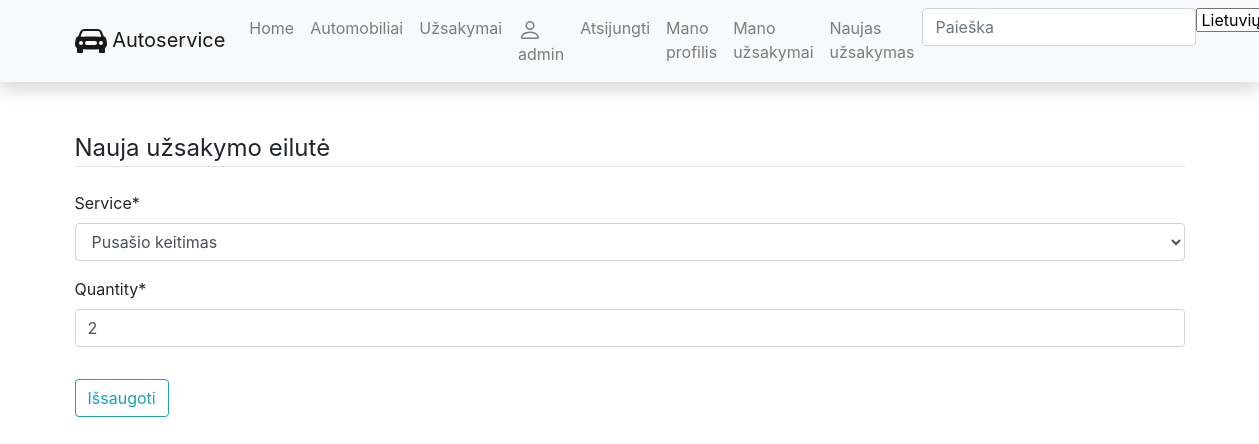
Page /lt/uzsakymai/11/updateline/24 (signed in) on the earlier database version.
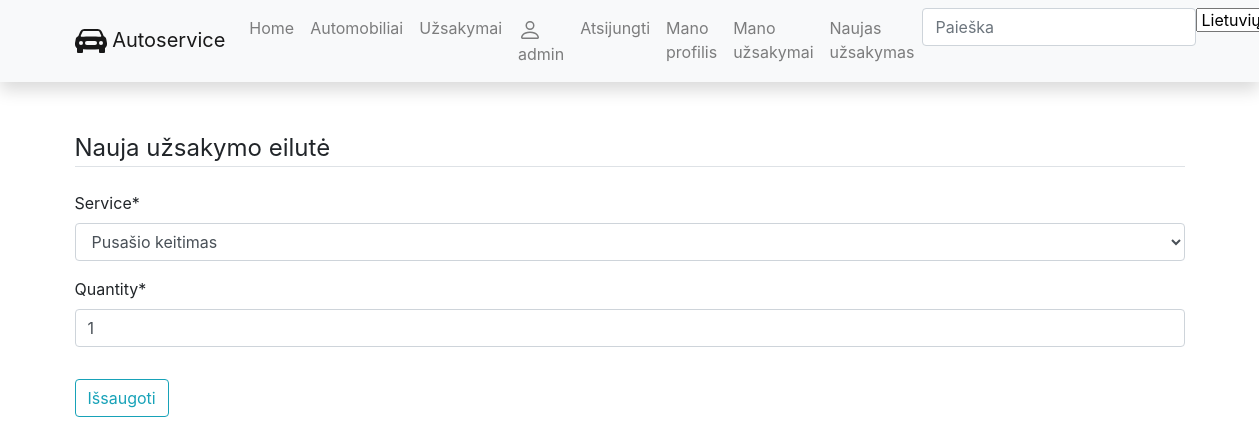
Same page on the later database version.
### autoservice/models.py (models this page shows, shortened)
class UzsakymoEilute(models.Model):
    uzsakymas = models.ForeignKey(verbose_name=_("Order"), to="Uzsakymas", on_delete=models.CASCADE, null=True, related_name="eilutes")
    paslauga = models.ForeignKey(verbose_name=_("Service"), to="Paslauga", on_delete=models.SET_NULL, null=True)
    kiekis = models.IntegerField(_("Quantity"))
    def suma(self):
        return self.kiekis * self.paslauga.kaina
    suma.short_description = _("Sum")
    class Meta:
        verbose_name = _("Order Line")
        verbose_name_plural = _("Order Lines")

### autoservice/views.py (the view, shortened to what this page needs)
# urls.py: path('uzsakymai/<int:pk2>/updateline/<int:pk>', views.MyUzsakymoEiluteUpdateView.as_view(), name="manouzsakymas_updateline"),
class MyUzsakymoEiluteUpdateView(LoginRequiredMixin, UserPassesTestMixin, generic.UpdateView):
    model = UzsakymoEilute
    fields = ['paslauga', 'kiekis']
    template_name = 'uzsakymoeilute_form.html'
    def test_func(self):
        uzsakymas = Uzsakymas.objects.get(pk=self.kwargs['pk2'])
        atsakymas = self.request.user == uzsakymas.vartotojas
        return atsakymas

### autoservice/models.py (called while the page is built)
    def __str__(self):
        return f"{self.pavadinimas}"

### autoservice/templates/uzsakymoeilute_form.html (shortened to what this page needs)
{% extends "base.html" %}
{% block content %}
{% load crispy_forms_tags %}
<div class="content-section">
    <form method="POST">
    <fieldset class="form-group">
        <legend class="border-bottom mb-4">Nauja užsakymo eilutė</legend>
        {{ form|crispy }}
    </fieldset>
    <div class="form-group">
            <button class="btn btn-outline-info" type="submit">Išsaugoti</button>
    </div>
    </form>
</div>
{% endblock %}

Differences in the rows shown:
changed UzsakymoEilute "Pusašio keitimas": kiekis "2" → "1"
